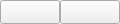
<?xml version="1.0" encoding="UTF-8"?>
<ui version="4.0">
 <class>templateBtns</class>
 <widget class="QWidget" name="templateBtns">
  <property name="geometry">
   <rect>
    <x>0</x>
    <y>0</y>
    <width>120</width>
    <height>24</height>
   </rect>
  </property>
  <property name="windowTitle">
   <string>Form</string>
  </property>
  <layout class="QGridLayout" name="gridLayout">
   <property name="leftMargin">
    <number>0</number>
   </property>
   <property name="topMargin">
    <number>0</number>
   </property>
   <property name="rightMargin">
    <number>0</number>
   </property>
   <property name="bottomMargin">
    <number>0</number>
   </property>
   <property name="spacing">
    <number>0</number>
   </property>
   <item row="0" column="0">
    <widget class="QPushButton" name="createProfile">
     <property name="sizePolicy">
      <sizepolicy hsizetype="Expanding" vsizetype="Expanding">
       <horstretch>0</horstretch>
       <verstretch>0</verstretch>
      </sizepolicy>
     </property>
     <property name="text">
      <string/>
     </property>
     <property name="icon">
      <iconset resource="../.rsrc/res.qrc">
       <normaloff>:/icons/res/drawable-hdpi-v4/addbtn_menu21a.png</normaloff>:/icons/res/drawable-hdpi-v4/addbtn_menu21a.png</iconset>
     </property>
    </widget>
   </item>
   <item row="0" column="1">
    <widget class="QPushButton" name="delBtn">
     <property name="sizePolicy">
      <sizepolicy hsizetype="Expanding" vsizetype="Expanding">
       <horstretch>0</horstretch>
       <verstretch>0</verstretch>
      </sizepolicy>
     </property>
     <property name="text">
      <string/>
     </property>
     <property name="icon">
      <iconset resource="../.rsrc/res.qrc">
       <normaloff>:/icons19/res/drawable-xhdpi-v4/deletebtn21a.png</normaloff>:/icons19/res/drawable-xhdpi-v4/deletebtn21a.png</iconset>
     </property>
    </widget>
   </item>
  </layout>
 </widget>
 <resources>
  <include location="../.rsrc/res.qrc"/>
 </resources>
 <connections/>
</ui>
